Frame 1 (no input): blank canvas, image omitted
Frame 60 (the mouse pressed at the canvas centre just before this capture): blank canvas, image omitted
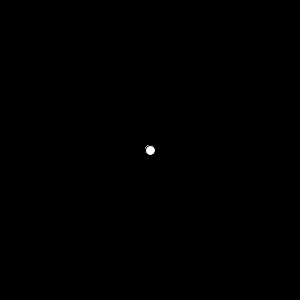
Frame 120 (the mouse held since frame 60 and released just before this capture)

The Processing sketch whose frames 1 and 60 were blank and that drew this single picture after the mouse press (run headless with seeded random() and noise(); from frame 60 on, the mouse is pressed at the canvas centre):

// Processing sketch: Media
// ── Media.pde
int tamanhoV = 30;
int[] posX = new int[tamanhoV];
int[] posY = new int[tamanhoV];
int cont;
int funcX(int[] list){  
  int somaX = 0;  
  for(int i=0; i<tamanhoV; i++)    
    somaX = somaX + list[i];  
  return int(somaX/tamanhoV);
}

void setup(){ size(300,300);}

void draw(){  
  background(0);  
  posX[cont % tamanhoV] = mouseX;
  posY[cont % tamanhoV] = mouseY;
  //rect(funcX(posX), funcX(posY), 10, 10);
  for (int i = 0; i<tamanhoV; i++){
    ellipse(posX[i], posY[i], 10, 10);
  }
  cont++;
}
